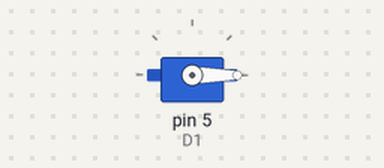
Simulated run of this sketch. Board: Arduino Uno, built with avr-gcc and run on an emulated ATmega328P. On the bench: servo.

Above: at 0.05 s.
At 6.05 s:
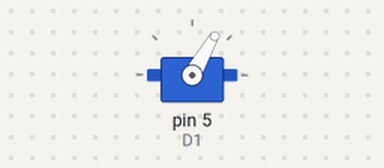
At 9.35 s:
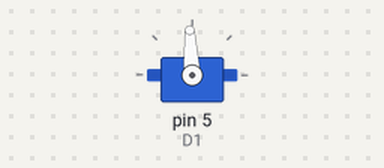
At 18.75 s:
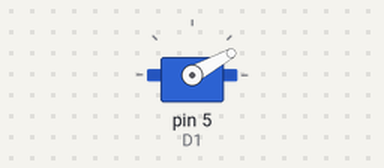
Timing chart, 0 to 24.5 s (numbered marks = the images above):
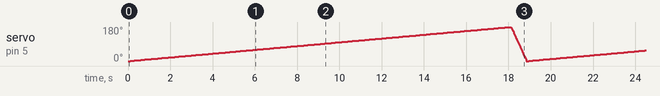

The sketch:

servo_sweap.ino
```cpp
#include <Servo.h>
Servo myservo;
int pos = 0;

#define D0 16
#define D1 5
#define D2 4
#define D3 0
#define D4 2
#define D5 14
#define D6 12
#define D7 13
#define D8 16


void setup() {
  // put your setup code here, to run once:
myservo.attach(D1);
}

void loop() {
  // put your main code here, to run repeatedly:
for (pos = 0; pos <= 180; pos += 1) { // goes from 0 degrees to 180 degrees
    // in steps of 1 degree
    myservo.write(pos);              // tell servo to go to position in variable 'pos'
    delay(100);                       // waits 15ms for the servo to reach the position
  }
  for (pos = 180; pos >= 0; pos -= 1) { // goes from 180 degrees to 0 degrees
    myservo.write(pos);              // tell servo to go to position in variable 'pos'
    delay(4);                       // waits 15ms for the servo to reach the position
  }
}
```
